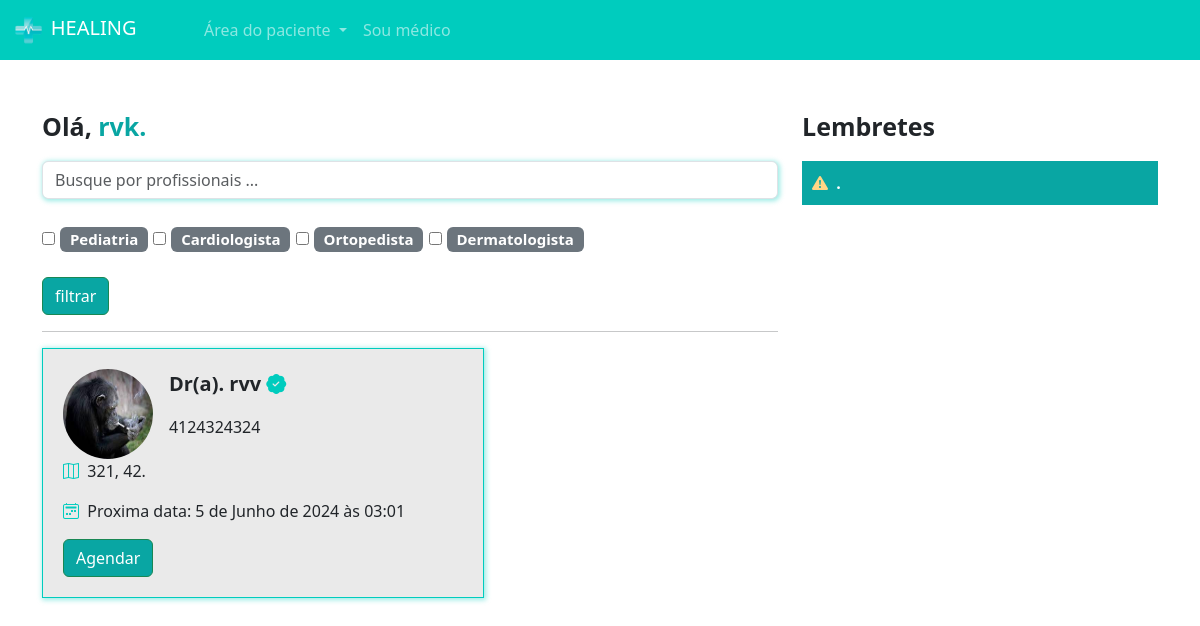
The app's page /pacientes/home/ (signed in) with its own data.
### medico/models.py (models this page shows, shortened)
class Especialidades(models.Model):
    especialidade = models.CharField(max_length=100)

class DadosMedico(models.Model):
    crm = models.CharField(max_length=100)
    nome = models.CharField(max_length=100)
    cep = models.CharField(max_length=15)
    rua = models.CharField(max_length=100)
    bairro = models.CharField(max_length=100)
    numero = models.IntegerField()
    rg = models.ImageField(upload_to='rgs')
    cedula_identidade_medica = models.ImageField(upload_to='cim')
    foto = models.ImageField(upload_to='fotos_perfil')
    descricao = models.TextField()
    valor_consulta = models.FloatField(default=100)
    user = models.ForeignKey(User, on_delete=models.DO_NOTHING)
    especialidade =  models.ForeignKey(Especialidades, on_delete=models.DO_NOTHING)
    @property
    def proxima_data(self):
        proxima_data = medico_datas.objects.filter(user=self.user).filter(data__gt=datetime.now()).filter(agendado=False).order_by('data').first()
        return proxima_data.data if proxima_data else None

class medico_datas(models.Model):
    data = models.DateTimeField()
    user = models.ForeignKey(User, on_delete=models.DO_NOTHING)
    agendado = models.BooleanField(default=False)

### paciente/views.py (the view)
# urls.py: 2. Add a URL to urlpatterns:  path('', views.home, name='home')
def home(request):
    if request.method =='GET':
       medico_filtrar = request.GET.get('medico')
       especialidades_filtrar = request.GET.get('especialidades')
       medicos = DadosMedico.objects.all()
       if medico_filtrar:
           medicos = medicos.filter(nome__icontains=medico_filtrar)
       if especialidades_filtrar:
           medicos = medicos.filter(especialidade_id__in=especialidades_filtrar)
       especialidades = Especialidades.objects.all()
       return render (request, 'home.html', {'medicos': medicos,'especialidades':especialidades, 'is_medico': is_medico(request.user)})

### medico/models.py (called while the page is built)
def is_medico(user):
    return DadosMedico.objects.filter(user=user).exists()

### paciente/templates/home.html
{% extends "base.html" %}
{% load static %}
{% block 'head' %}
 <link rel="stylesheet" href="{% static 'medicos/css/abrir_horario.css' %}">
 <link rel="stylesheet" href="{% static 'usuarios/css/usuarios.css' %}">
 <link rel="stylesheet" href="{% static 'medicos/css/cadastro_medico.css' %}">
 <link rel="stylesheet" href="{% static 'pacientes/css/home.css' %}">
 <link rel="stylesheet" href="https://cdn.jsdelivr.net/npm/bootstrap-icons@1.11.3/font/bootstrap-icons.min.css">
{% endblock 'head' %}
{% block 'body' %}
{%include 'parcial/navbar.html' %}
<br><br>
<div class="container">
 <div class="row">
 <div class="col-md-8">
 <p style="font-size: 25px" class="p-bold">Olá, <span class="color-dark">{{request.user.username}}.</span></p>
 <form action="{% url 'home' %}"  post="GET">
 <input type="text" class="form-control shadow-main-color" placeholder="Busque por profissionais ..." name="medico">
 <br>
 <div class="especialidades">
    {% for especialidade in especialidades %}
    <input type="checkbox" name="especialidades" value="{{especialidade.id}}">
    <span class="badge bg-secondary">
    {{especialidade.especialidade}}
    </span>
   {% endfor %}
 </div>
 <br>
 <input type="submit" value="filtrar" class="btn btn-success btn-dark-color">
 </form>
 <hr>
 <div class="list-medicos">
    {% for medico in medicos %}
    <div class="card-medicos shadow-main-color">
    <div class="row">
    <div class="col-md-3"><img src="{{medico.foto.url}}" class="foto-perfil-card" alt=""></div>
    <div class="col-md">
    <p style="font-size: 20px" class="p-bold">Dr(a). {{medico.nome}} <i class="bi bi-patch-check-fill icon-main"></i></p>
    <p>{{medico.descricao}}</p>
    </div>
    </div>
    <p><i class="bi bi-map icon-main"></i>&nbsp&nbsp{{medico.rua}}, {{medico.numero}}.</p>
    <p><i class="bi bi-calendar2-week icon-main"></i>&nbsp&nbspProxima data:
     {{medico.proxima_data}}
    </p>
    <a href="{% url 'escolher_horario' medico.id %}"  class="btn btn-success btn-dark-color">Agendar</a>
    </div>
    <br>
   {% endfor %}
 </div>
 </div>
 <div class="col-md-4">
 <p style="font-size: 25px" class="p-bold">Lembretes</p>
 <p class="bg-main-lembrete">
 <span class="p-bold"><i class="bi bi-exclamation-triangle-fill icon-differential"></i>&nbsp&nbsp.</span>
 </p>
 </div>
 </div>
</div>
{% endblock 'body' %}

### templates/static/geral/css/base.css (style rules this page uses)
:root { --main-color: #00CCBE; --dark-color: #09A6A3; --contrast-color: #FFD686; }
.p-bold { font-weight: bold; }
.color-dark { color: var(--dark-color); }

### templates/static/usuarios/css/usuarios.css (style rules this page uses)
.btn-dark-color { background-color: var(--dark-color); color: white; }

### templates/static/medicos/css/cadastro_medico.css (style rules this page uses)
.shadow-main-color { box-shadow: 1px 1px 5px 1px rgba(0, 204, 190,.4); }

### templates/static/pacientes/css/home.css (style rules this page uses)
.especialidades { font-size: 20px; }
.card-medicos { width: 60%; background-color: #EAEAEA; border: 1px solid var(--main-color); padding: 20px; Aula 2 4 }
.foto-perfil-card { width: 90px; height: 90px; border-radius: 45px; }
.icon-main { color: var(--main-color); }
.bg-main-lembrete { background-color: var(--dark-color); padding: 10px; color: white; }
.icon-differential { color: var(--contrast-color); }

### records on screen
Especialidades: especialidade "Pediatria"
Especialidades: especialidade "Cardiologista"
Especialidades: especialidade "Ortopedista"
Especialidades: especialidade "Dermatologista"
DadosMedico: foto (picture), nome "rvv", descricao "4124324324", rua "321", numero "42", proxima_data "5 de Junho de 2024 às 03:01"

### other values on screen
{{ request.user.username }} "rvk"
